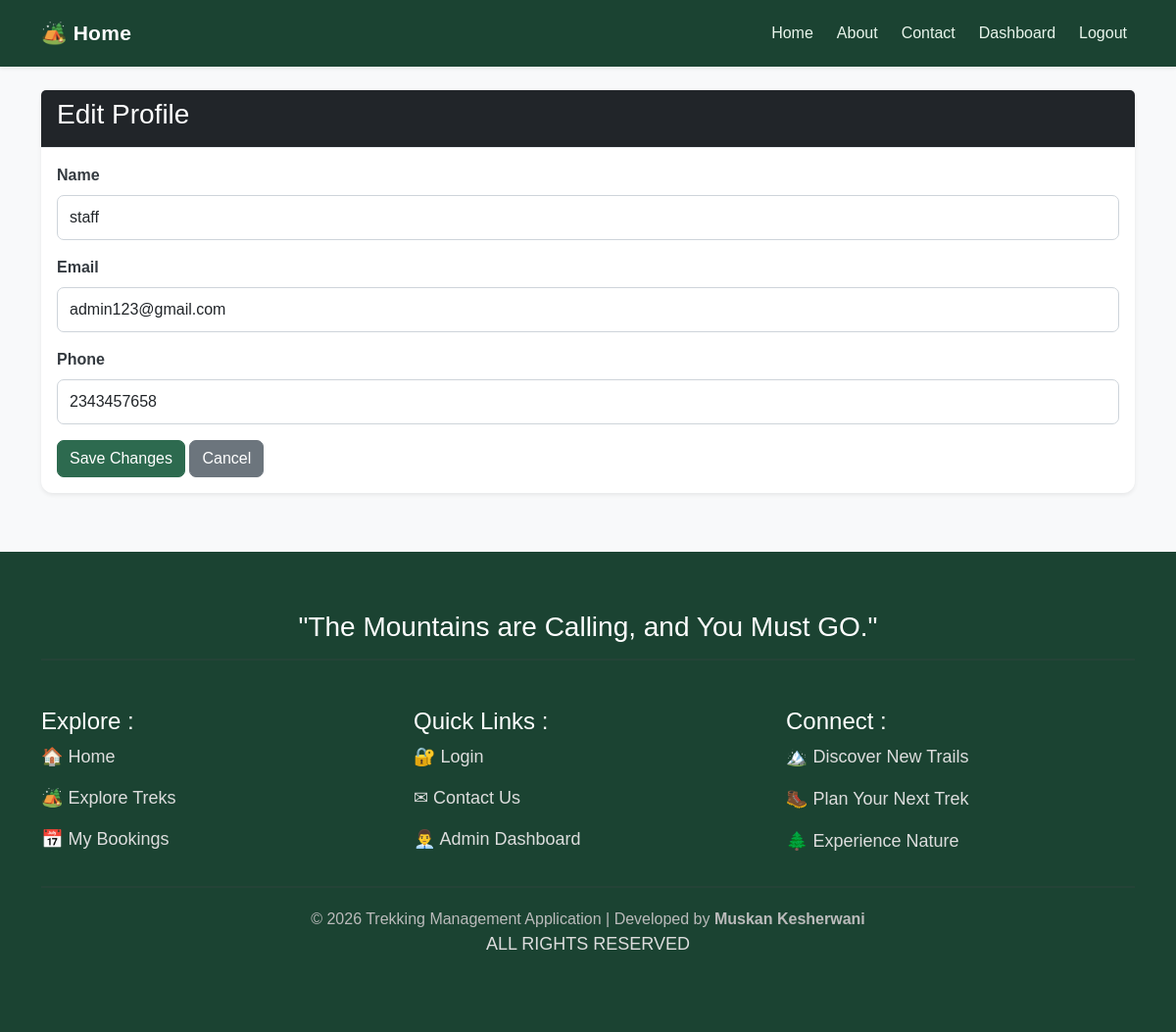
Screenshot of /staff/profile/edit (signed in) with the database file from the repository.
### tables this page shows
CREATE TABLE staff (
    id INTEGER PRIMARY KEY AUTOINCREMENT,
    name TEXT NOT NULL,
    email TEXT UNIQUE NOT NULL,
    password TEXT NOT NULL,
    phone TEXT,
    address TEXT,
    status TEXT DEFAULT 'Pending'
);

### app.py (the view, shortened to what this page needs)
@app.route("/staff/profile/edit", methods=["GET", "POST"])
@staff_required
def edit_staff_profile():
    staff_id = session.get("staff_id")
    if not staff_id:
        return redirect("/login")
    connection = sqlite3.connect("trekking.db")
    cursor = connection.cursor()
    cursor.execute("""
        SELECT *
        FROM staff
        WHERE id = ?
    """, (staff_id,))
    staff = cursor.fetchone()
    connection.close()
    return render_template(
        "staff_profile_edit.html",
        staff=staff
    )

### app.py (called while the page is built)
def staff_required(f):
    @wraps(f)
    def decorated_function(*args, **kwargs):
        if session.get("role") != "staff":
            return redirect("/login")
        return f(*args, **kwargs)
    return decorated_function

### templates/staff_profile_edit.html (shortened to what this page needs)
<!DOCTYPE html>
<html lang="en">
<head>
</head>
<body>
{% extends "base.html" %}
{% block content %}
<div class="card shadow-sm">
    <div class="card-header bg-dark text-white">
        <h3>Edit Profile</h3>
    </div>
    <div class="card-body">
        <form method="POST">
            <div class="mb-3">
                <label class="form-label">
                    Name
                </label>
                <input
                    type="text"
                    name="name"
                    class="form-control"
                    value="{{ staff[1] }}"
                    required>
            </div>
            <div class="mb-3">
                <label class="form-label">
                    Email
                </label>
                <input
                    type="email"
                    name="email"
                    class="form-control"
                    value="{{ staff[2] }}"
                    required>
            </div>
            <div class="mb-3">
                <label class="form-label">
                    Phone
                </label>
                <input
                    type="text"
                    name="phone"
                    class="form-control"
                    value="{{ staff[4] }}"
                    required>
            </div>
            <button
                class="btn btn-success">
                Save Changes
            </button>
            <a
                href="/staff/profile"
                class="btn btn-secondary">
                Cancel
            </a>
        </form>
    </div>
</div>
{% endblock %}

### static/css/style.css (style rules this page uses)
body { background-color: #f8f9fa; color: #212529; font-family: Arial, sans-serif; min-height: 100vh; }
.card { background-color: #ffffff; border: none; border-radius: 12px; box-shadow: 0 2px 10px rgba(0, 0, 0, 0.05); }
.card-header { background-color: #ffffff; border-bottom: 1px solid #e9ecef; }
.btn { border-radius: 7px; font-weight: 500; }
.btn-success { background-color: #2d6a4f; border-color: #2d6a4f; }
.form-label { color: #343a40; font-weight: 600; }
.form-control, .form-select { border-radius: 7px; padding: 10px 12px; border: 1px solid #ced4da; }

### rows the page displays
staff: name "staff", email "admin123@gmail.com", phone "2343457658"
